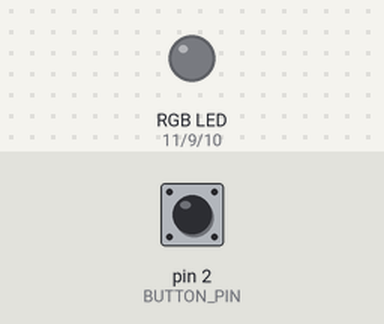
This sketch was run on a simulated Arduino Uno, built with avr-gcc and run on an emulated ATmega328P. On the bench: an RGB LED mixed from three pins (HIGH = lit). Inputs (shaded band) come from the test bench; at power-on: pin 2 (BUTTON_PIN) LOW.

Above: at 1.2 s.
1.3 s: pin 2 (BUTTON_PIN) pulled HIGH for 0.15 s
At 2.5 s:
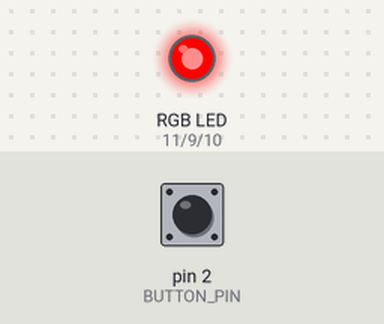
2.9 s: pin 2 (BUTTON_PIN) pulled HIGH for 1 s
At 4.0 s:
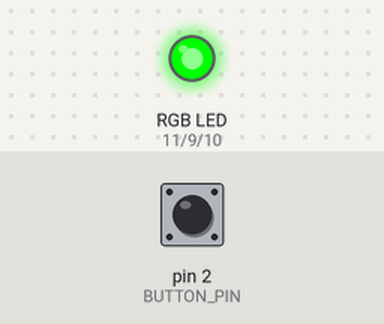
5.4 s: pin 2 (BUTTON_PIN) pulled HIGH for 0.15 s
At 5.7 s:
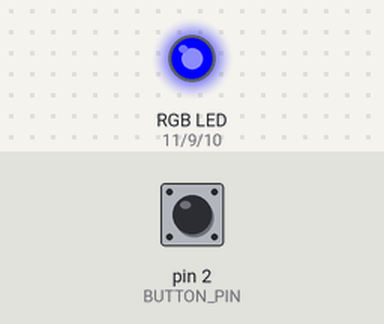
7.0 s: pin 2 (BUTTON_PIN) pulled HIGH for 3.2 s
At 8.3 s:
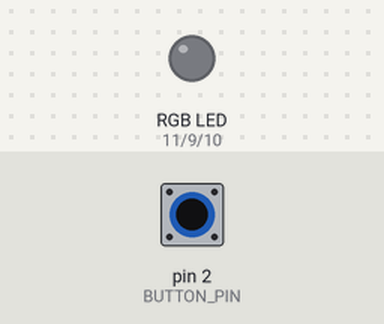
Timing chart, 0 to 10.0 s (numbered marks = the images above; inputs shaded):
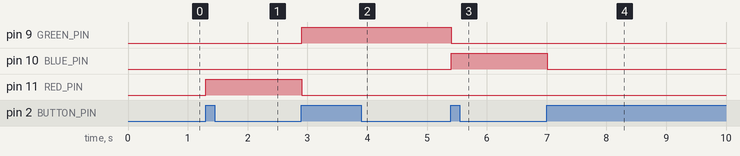

Measured:
- after the input at 1.3 s, pin 11 (RED_PIN): LOW → HIGH at once
- after the input at 2.9 s, pin 9 (GREEN_PIN): LOW → HIGH at once; pin 11 (RED_PIN): HIGH → LOW at once
- after the input at 5.4 s, pin 9 (GREEN_PIN): HIGH → LOW at once; pin 10 (BLUE_PIN): LOW → HIGH at once
- after the input at 7.0 s, pin 10 (BLUE_PIN): HIGH → LOW at once

The sketch:

rgb_button.ino
```cpp
#define BUTTON_PIN   2
#define RED_PIN      11
#define BLUE_PIN     10
#define GREEN_PIN    9

int counter = 0;
int prevButtonState = LOW;
int currentButtonState = prevButtonState;

void setup() {
  pinMode(BUTTON_PIN, INPUT);
  pinMode(RED_PIN, OUTPUT);
  pinMode(GREEN_PIN, OUTPUT);
  pinMode(BLUE_PIN, OUTPUT);
}

void loop() {
  currentButtonState = digitalRead(BUTTON_PIN);

  if (currentButtonState != prevButtonState && currentButtonState == HIGH) {
    counter = ++counter % 4;
  }

  switch (counter) {
    case 1:
      setColor(HIGH, LOW, LOW);
      break;
    case 2:
      setColor(LOW, HIGH, LOW);
      break;
    case 3:
      setColor(LOW, LOW, HIGH);
      break;
    default:
      setColor(LOW, LOW, LOW);
  }

  delay(10);
  prevButtonState = currentButtonState;
}

void setColor(int redState, int greenState, int blueState) {
  digitalWrite(RED_PIN, redState);
  digitalWrite(GREEN_PIN, greenState);
  digitalWrite(BLUE_PIN, blueState);
}
```
